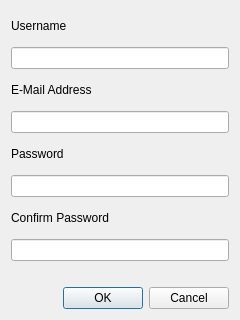
<?xml version="1.0" encoding="UTF-8"?>
<ui version="4.0">
 <class>SignUpDialog</class>
 <widget class="QDialog" name="SignUpDialog">
  <property name="geometry">
   <rect>
    <x>0</x>
    <y>0</y>
    <width>240</width>
    <height>320</height>
   </rect>
  </property>
  <property name="sizePolicy">
   <sizepolicy hsizetype="Preferred" vsizetype="Preferred">
    <horstretch>0</horstretch>
    <verstretch>0</verstretch>
   </sizepolicy>
  </property>
  <property name="minimumSize">
   <size>
    <width>240</width>
    <height>320</height>
   </size>
  </property>
  <property name="maximumSize">
   <size>
    <width>240</width>
    <height>320</height>
   </size>
  </property>
  <property name="windowTitle">
   <string>SafeWaze Signup</string>
  </property>
  <layout class="QVBoxLayout" name="verticalLayout">
   <item>
    <widget class="QLabel" name="label_username">
     <property name="text">
      <string>Username</string>
     </property>
    </widget>
   </item>
   <item>
    <widget class="QLineEdit" name="lineEdit_username"/>
   </item>
   <item>
    <widget class="QLabel" name="label_email">
     <property name="text">
      <string>E-Mail Address</string>
     </property>
    </widget>
   </item>
   <item>
    <widget class="QLineEdit" name="lineEdit_email"/>
   </item>
   <item>
    <widget class="QLabel" name="label_password">
     <property name="text">
      <string>Password</string>
     </property>
    </widget>
   </item>
   <item>
    <widget class="QLineEdit" name="lineEdit_password">
     <property name="echoMode">
      <enum>QLineEdit::Password</enum>
     </property>
    </widget>
   </item>
   <item>
    <widget class="QLabel" name="label_confirm_password">
     <property name="text">
      <string>Confirm Password</string>
     </property>
    </widget>
   </item>
   <item>
    <widget class="QLineEdit" name="lineEdit_confirm_password">
     <property name="echoMode">
      <enum>QLineEdit::Password</enum>
     </property>
    </widget>
   </item>
   <item>
    <spacer name="verticalSpacer">
     <property name="orientation">
      <enum>Qt::Vertical</enum>
     </property>
     <property name="sizeType">
      <enum>QSizePolicy::Fixed</enum>
     </property>
     <property name="sizeHint" stdset="0">
      <size>
       <width>20</width>
       <height>20</height>
      </size>
     </property>
    </spacer>
   </item>
   <item>
    <widget class="QDialogButtonBox" name="buttonBox">
     <property name="orientation">
      <enum>Qt::Horizontal</enum>
     </property>
     <property name="standardButtons">
      <set>QDialogButtonBox::Cancel|QDialogButtonBox::Ok</set>
     </property>
    </widget>
   </item>
  </layout>
 </widget>
 <resources/>
 <connections>
  <connection>
   <sender>buttonBox</sender>
   <signal>accepted()</signal>
   <receiver>SignUpDialog</receiver>
   <slot>accept()</slot>
   <hints>
    <hint type="sourcelabel">
     <x>248</x>
     <y>254</y>
    </hint>
    <hint type="destinationlabel">
     <x>157</x>
     <y>274</y>
    </hint>
   </hints>
  </connection>
  <connection>
   <sender>buttonBox</sender>
   <signal>rejected()</signal>
   <receiver>SignUpDialog</receiver>
   <slot>reject()</slot>
   <hints>
    <hint type="sourcelabel">
     <x>316</x>
     <y>260</y>
    </hint>
    <hint type="destinationlabel">
     <x>286</x>
     <y>274</y>
    </hint>
   </hints>
  </connection>
 </connections>
</ui>
